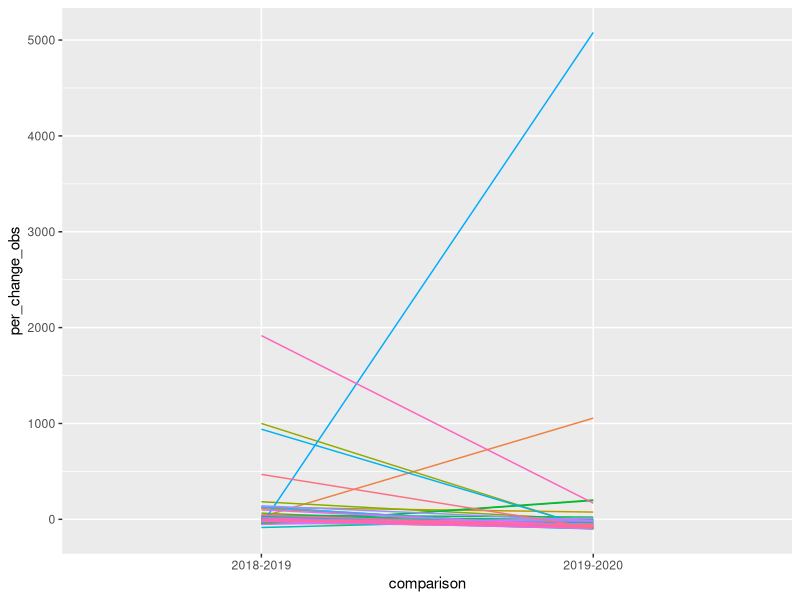

Generate this figure with R:
# Analyses of USA National Phenology Network data re COVID19 (%change by state)
# Kathleen L Prudic
# klprudic@arizona.edu
# created 2020-07-09

# Remove wonton variables 
rm(list = ls())

# Load additional packages
library(tidyverse)
library(lubridate)

# Load data 
usa_observations <- read_csv(file = "data/2018-2020-NPN-Observations-USA.csv")

# Filter for months 3-7
usa_spring <- usa_observations %>%
  filter(month %in% c(3:7)) %>%
  group_by(state, year) %>%
  summarize(total_obs = sum(count_obs))

# Identify states with data for all three years
usa_complete <- usa_spring %>%
  group_by(state) %>%
  summarize(num_year = n()) %>%
  filter(num_year == 3)

# Remove any province/states without all three years of data
usa_observations <- usa_spring %>%
  filter(state %in% usa_complete$state)

# Calculate percent change in users 2018-2019 and 2019-2020 
# by spring (Mar-May) and state
usa_obs_change <- usa_observations %>% 
  group_by(state) %>%
  mutate(prev_obs = lag(total_obs)) %>%
  filter(!is.na(prev_obs)) %>%
  mutate(per_change_obs = (((total_obs/prev_obs)-1) * 100)) %>%
  select(-prev_obs) %>% 
  mutate(comparison = if_else(year == 2019, 
                              true = "2018-2019", 
                              false = "2019-2020"))

# Calculate means
usa_obs_means <- usa_obs_change %>%
  group_by(comparison) %>%
  summarize(mean_obs = mean(per_change_obs))
usa_obs_means

# Plot percent change in users
change_usa_obs_plot <- ggplot(data = usa_obs_change, 
                                mapping = aes(x = comparison, 
                                              y = per_change_obs,
                                              group = state, 
                                              color = state)) +
  geom_line() +
  theme(legend.position = "none")
change_usa_obs_plot

# Create dataframe for users t test
usa_obs_ttest <- usa_obs_change %>% 
  select(state, year, per_change_obs) %>%
  pivot_wider(names_from = year, values_from = per_change_obs) %>%
  rename(`2018-2019` = `2019`, 
         `2019-2020` = `2020`) 

# t test on change in growth in unique users
usa_obs_ttest_list <- t.test(x = usa_obs_ttest$`2018-2019`, 
                               y = usa_obs_ttest$`2019-2020`,
                               alternative = "greater",
                               paired = TRUE)
usa_obs_ttest_list
cat(round(usa_obs_ttest_list$estimate, digits = 6), " (",
    paste0(round(as.numeric(usa_obs_ttest_list$conf.int), digits = 4), collapse = ", "),
    ")", sep = "")
